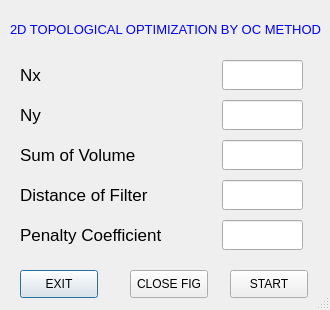
<?xml version="1.0" encoding="UTF-8"?>
<ui version="4.0">
 <class>Dialog</class>
 <widget class="QDialog" name="Dialog">
  <property name="geometry">
   <rect>
    <x>0</x>
    <y>0</y>
    <width>330</width>
    <height>310</height>
   </rect>
  </property>
  <property name="windowTitle">
   <string>Dialog</string>
  </property>
  <property name="sizeGripEnabled">
   <bool>true</bool>
  </property>
  <widget class="QLabel" name="label">
   <property name="geometry">
    <rect>
     <x>20</x>
     <y>60</y>
     <width>56</width>
     <height>30</height>
    </rect>
   </property>
   <property name="font">
    <font>
     <pointsize>13</pointsize>
    </font>
   </property>
   <property name="text">
    <string>Nx</string>
   </property>
  </widget>
  <widget class="QLabel" name="label_2">
   <property name="geometry">
    <rect>
     <x>20</x>
     <y>100</y>
     <width>56</width>
     <height>30</height>
    </rect>
   </property>
   <property name="font">
    <font>
     <pointsize>13</pointsize>
    </font>
   </property>
   <property name="text">
    <string>Ny</string>
   </property>
  </widget>
  <widget class="QLabel" name="label_3">
   <property name="geometry">
    <rect>
     <x>20</x>
     <y>140</y>
     <width>121</width>
     <height>30</height>
    </rect>
   </property>
   <property name="font">
    <font>
     <pointsize>13</pointsize>
    </font>
   </property>
   <property name="text">
    <string>Sum of Volume</string>
   </property>
  </widget>
  <widget class="QLabel" name="label_4">
   <property name="geometry">
    <rect>
     <x>20</x>
     <y>180</y>
     <width>141</width>
     <height>30</height>
    </rect>
   </property>
   <property name="font">
    <font>
     <pointsize>13</pointsize>
    </font>
   </property>
   <property name="text">
    <string>Distance of Filter</string>
   </property>
  </widget>
  <widget class="QLabel" name="label_5">
   <property name="geometry">
    <rect>
     <x>20</x>
     <y>220</y>
     <width>161</width>
     <height>30</height>
    </rect>
   </property>
   <property name="font">
    <font>
     <pointsize>13</pointsize>
    </font>
   </property>
   <property name="text">
    <string>Penalty Coefficient</string>
   </property>
  </widget>
  <widget class="QLineEdit" name="nx">
   <property name="geometry">
    <rect>
     <x>222</x>
     <y>60</y>
     <width>81</width>
     <height>30</height>
    </rect>
   </property>
  </widget>
  <widget class="QLineEdit" name="ny">
   <property name="geometry">
    <rect>
     <x>222</x>
     <y>100</y>
     <width>81</width>
     <height>30</height>
    </rect>
   </property>
  </widget>
  <widget class="QLineEdit" name="volfrac">
   <property name="geometry">
    <rect>
     <x>222</x>
     <y>140</y>
     <width>81</width>
     <height>30</height>
    </rect>
   </property>
  </widget>
  <widget class="QLineEdit" name="rmin">
   <property name="geometry">
    <rect>
     <x>222</x>
     <y>180</y>
     <width>81</width>
     <height>30</height>
    </rect>
   </property>
  </widget>
  <widget class="QLineEdit" name="p">
   <property name="geometry">
    <rect>
     <x>222</x>
     <y>220</y>
     <width>81</width>
     <height>30</height>
    </rect>
   </property>
  </widget>
  <widget class="QLabel" name="label_6">
   <property name="geometry">
    <rect>
     <x>10</x>
     <y>20</y>
     <width>311</width>
     <height>20</height>
    </rect>
   </property>
   <property name="font">
    <font>
     <pointsize>10</pointsize>
    </font>
   </property>
   <property name="text">
    <string>&lt;html&gt;&lt;head/&gt;&lt;body&gt;&lt;p&gt;&lt;span style=&quot; color:#0000ff;&quot;&gt;2D TOPOLOGICAL OPTIMIZATION BY OC METHOD&lt;/span&gt;&lt;/p&gt;&lt;/body&gt;&lt;/html&gt;</string>
   </property>
   <property name="alignment">
    <set>Qt::AlignCenter</set>
   </property>
  </widget>
  <widget class="QPushButton" name="exit">
   <property name="geometry">
    <rect>
     <x>20</x>
     <y>270</y>
     <width>78</width>
     <height>28</height>
    </rect>
   </property>
   <property name="text">
    <string>EXIT</string>
   </property>
  </widget>
  <widget class="QPushButton" name="start">
   <property name="geometry">
    <rect>
     <x>230</x>
     <y>270</y>
     <width>78</width>
     <height>28</height>
    </rect>
   </property>
   <property name="text">
    <string>START</string>
   </property>
  </widget>
  <widget class="QPushButton" name="closefig">
   <property name="geometry">
    <rect>
     <x>130</x>
     <y>270</y>
     <width>78</width>
     <height>28</height>
    </rect>
   </property>
   <property name="text">
    <string>CLOSE FIG</string>
   </property>
  </widget>
 </widget>
 <resources/>
 <connections>
  <connection>
   <sender>exit</sender>
   <signal>clicked()</signal>
   <receiver>Dialog</receiver>
   <slot>close()</slot>
   <hints>
    <hint type="sourcelabel">
     <x>77</x>
     <y>289</y>
    </hint>
    <hint type="destinationlabel">
     <x>158</x>
     <y>277</y>
    </hint>
   </hints>
  </connection>
 </connections>
</ui>
